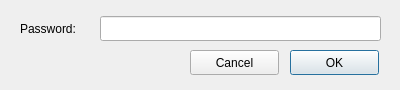
<?xml version="1.0" encoding="UTF-8"?>
<ui version="4.0">
 <class>NCheckUserDialog</class>
 <widget class="QDialog" name="NCheckUserDialog">
  <property name="geometry">
   <rect>
    <x>0</x>
    <y>0</y>
    <width>400</width>
    <height>90</height>
   </rect>
  </property>
  <property name="windowTitle">
   <string>Dialog</string>
  </property>
  <widget class="QLabel" name="label">
   <property name="geometry">
    <rect>
     <x>20</x>
     <y>20</y>
     <width>81</width>
     <height>17</height>
    </rect>
   </property>
   <property name="text">
    <string>Password:</string>
   </property>
  </widget>
  <widget class="QLineEdit" name="lineEdit">
   <property name="geometry">
    <rect>
     <x>100</x>
     <y>16</y>
     <width>281</width>
     <height>25</height>
    </rect>
   </property>
   <property name="echoMode">
    <enum>QLineEdit::Password</enum>
   </property>
  </widget>
  <widget class="QPushButton" name="pushButton_1">
   <property name="geometry">
    <rect>
     <x>290</x>
     <y>50</y>
     <width>89</width>
     <height>25</height>
    </rect>
   </property>
   <property name="text">
    <string>OK</string>
   </property>
   <property name="default">
    <bool>true</bool>
   </property>
  </widget>
  <widget class="QPushButton" name="pushButton_2">
   <property name="geometry">
    <rect>
     <x>190</x>
     <y>50</y>
     <width>89</width>
     <height>25</height>
    </rect>
   </property>
   <property name="text">
    <string>Cancel</string>
   </property>
  </widget>
 </widget>
 <tabstops>
  <tabstop>lineEdit</tabstop>
  <tabstop>pushButton_1</tabstop>
  <tabstop>pushButton_2</tabstop>
 </tabstops>
 <resources/>
 <connections/>
</ui>
